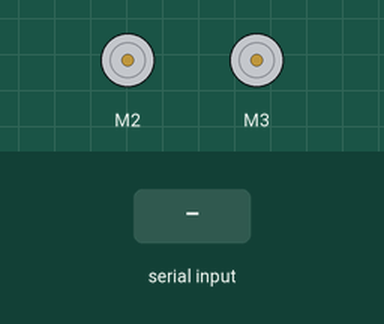
Recording of a sketch running on a simulated Arduino Uno, built with avr-gcc and run on an emulated ATmega328P. On the bench: 2 × DC motor (green arrow = forward, orange = backward, longer = faster). The inputs (shaded band) are chosen by the test bench. What the sketch prints to the serial monitor is not drawn.

Above: at 5.2 s.
5.3 s: "I90\n" received over the second serial link
At 6.3 s:
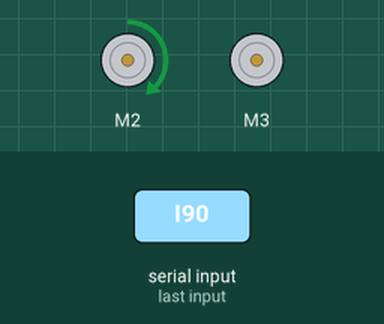
6.8 s: "D90\n" received over the second serial link
At 7.5 s:
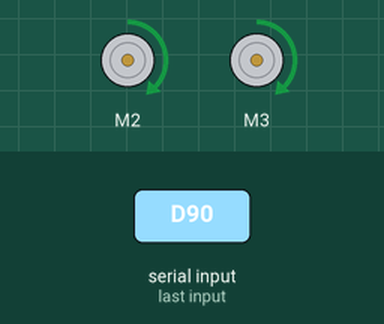
8.3 s: "I,45\n" received over the second serial link
At 8.6 s:
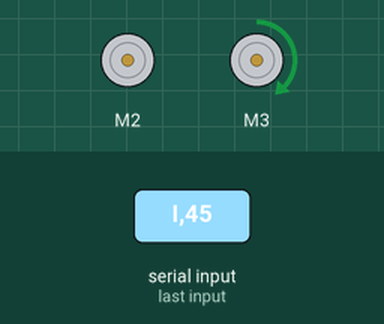
9.8 s: "D,45\n" received over the second serial link
At 11.0 s:
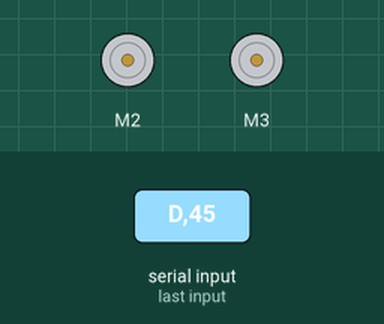
Timing chart, 0 to 12.3 s (numbered marks = the images above; inputs shaded):
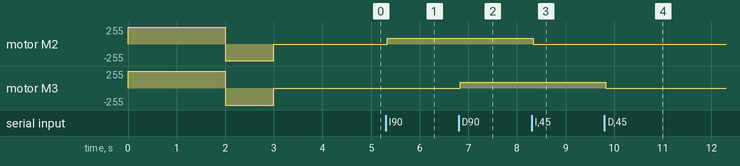

The sketch:

BT_2_DC_motors_Buttons.ino
```cpp
//https://www.youtube.com/watch?v=OO7vKKuJ9a0
//http://arduparatodos.blogspot.com/2017/06/modulo-bluetooth-hc-06-con-arduino-y.html

#include <AFMotor.h>

    AF_DCMotor motorIz(2, MOTOR12_1KHZ); // create motor #1, 1KHz pwm
    AF_DCMotor motorDer(3, MOTOR12_1KHZ); // create motor #2, 1KHz pwm

#include <SoftwareSerial.h>
SoftwareSerial BT1(A0,A1); // RX, TX recordar que se cruzan, BT_RX->A1 y BT_Tx->A0

//Variables de control y/o lectura
char valor; //un solo byte, un caracter ASCII
String estado;// texto

void setup() {

  Serial.begin(9600);
  BT1.begin(9600);

  Serial.println("Motor test!");

  motorIz.setSpeed(250);      // set the speed to 0  0/255
  motorDer.setSpeed(255);     // set the speed to 0  0/25
  Serial.print("tickFORWARD ");

  motorIz.run(FORWARD);      // turn it on going forward
  motorDer.run(FORWARD);      // turn it on going forward
  delay(2000);
  Serial.print("tockBACKWARD ");

  motorIz.run(BACKWARD);     // the other way
  motorDer.run(BACKWARD);     // the other way
  delay(1000);

  Serial.print("tuckRELEASE");
  motorIz.run(RELEASE);      // stopped
  motorDer.run(RELEASE);      // stopped
  delay(1000);
}

void loop() {

  if (BT1.available())  //Si el puerto serie (Bluetooth) está disponible
  {
    valor = BT1.read();  //Lee el dato entrante via Bluetooth

    if (valor == 'I')   //Si el dato entrante es una I
    {
      MI();   //Llama la función que controla el MOTOR IZQUIERDO
    }
    if (valor == 'D')   //Si el dato entrante es una D
    {
      MD();     //Llama la función que controla el MOTOR DERECHO
    }
     if (valor == 'S')   //Si el dato entrante es una S
    {
      MSTOP();     //Llama la función que DETIENE AMBOS MOTORES
    }
  }
}


void MI()
{
  delay(30);
  while (BT1.available())
  {
    char c = BT1.read();   //Lee el dato entrante y lo almacena en una variable tipo char
    estado += c;    //Crea una cadena tipo String con los datos entrantes
  }
  if (estado.length() > 0)  //Se verifica que la cadena tipo String tenga un largo mayor a cero
  {
   int velocidad=estado.toInt();
   //Serial.println("posición ---> " + estado);
   motorIz.setSpeed(velocidad);
   motorIz.run(FORWARD);
   estado = "";    //Limpia la variable para poder leer posteriormente nuevos datos
  }
}
void MD()
{
  delay(30);
  while (BT1.available())
  {
    char c = BT1.read();   //Lee el dato entrante y lo almacena en una variable tipo char
    estado += c;    //Crea una cadena tipo String con los datos entrantes
  }
  if (estado.length() > 0)  //Se verifica que la cadena tipo String tenga un largo mayor a cero
  {
   int velocidad=estado.toInt();
   motorDer.setSpeed(velocidad);
   motorDer.run(FORWARD);
   estado = "";    //Limpia la variable para poder leer posteriormente nuevos datos
  }
}

void MSTOP()
{
   delay(30);
   motorDer.run(RELEASE);
   motorIz.run(RELEASE);
   motorDer.setSpeed(0);
   motorIz.setSpeed(0);

  }
```

Measured:
- after the input at 5.3 s, motor M2: stopped → forward 90/255 at once
- after the input at 6.8 s, motor M3: stopped → forward 90/255 at once
- after the input at 8.3 s, motor M2: forward 90/255 → stopped at once
- after the input at 9.8 s, motor M3: forward 90/255 → stopped at once
